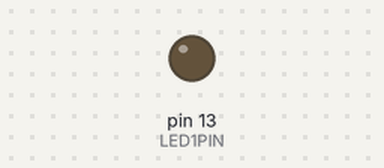
The sketch below on a simulated Arduino Uno, built with avr-gcc and run on an emulated ATmega328P. Shown: output pins drawn as LEDs (lit = HIGH). What the sketch prints to the serial monitor is not drawn.

Above: at 0.1 s.
Timing chart, 0 to 1.6 s (numbered marks = the images above):
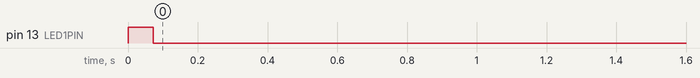

The sketch:

GPSTest.pde
```cpp
#include <SoftwareSerial.h>
#include <TinyGPS.h>
#include <GPS.h>

const int LED1PIN = 13;
const int BAUD = 9600;
GPS gps(4,5);

void setup()
{
  Serial.begin(BAUD);

  Serial.println("\r\nGPS Test");
  pinMode(LED1PIN, OUTPUT);
  digitalWrite(LED1PIN, HIGH);
  gps.fixSpeed(BAUD);
  gps.begin(BAUD);

  gps.nmeaStrings();
  gps.powerMode(false);

  Serial.println("Ready!");

  digitalWrite(LED1PIN, LOW);
}

void loop()
{
  /*if (gps.capture()) {
    Serial.print("$POS,");
    Serial.print(gps.lat);
    Serial.print(",");
    Serial.print(gps.lon);
    Serial.print(",");
    Serial.println(gps.fix_age);
  }*/
  while (gps.available()) {
    Serial.write(gps.read());
  }
  while (Serial.available()) {
    gps.write(Serial.read());
  }
}
```
